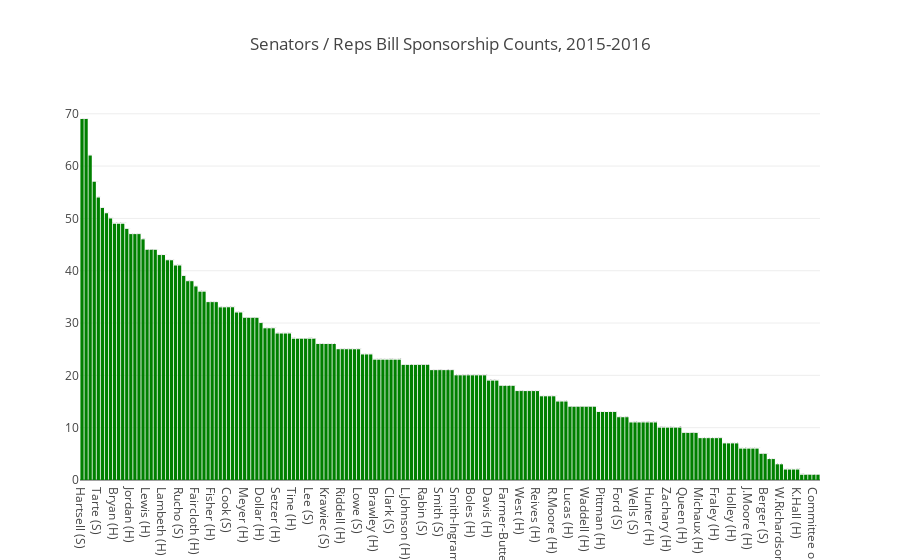

Notebook cell for this chart:
### Code cell
trace0 = pogo.Bar(
    x=list(counts.index),
    y=list(counts.values),
    text=list(counts.index),
    marker=dict(
        color='green',
        ),
)

data = [trace0]
layout = pogo.Layout(
    title='Senators / Reps Bill Sponsorship Counts, 2015-2016',
)

fig = pogo.Figure(data=data, layout=layout)
iplot(fig)

### Figure 1 — Plotly figure (JSON) as saved in the notebook; plotly's stock layout.template omitted (floating-point values rounded to 4 significant figures; data arrays with more than 128 entries replaced by an {"elided": "..."} marker saying what was removed)
{"data": [{"marker": {"color": "green"}, "text": {"elided": "182 str values"}, "type": "bar", "x": {"elided": "182 str values"}, "y": {"elided": "182 int values"}}], "layout": {"title": "Senators / Reps Bill Sponsorship Counts, 2015-2016"}}
